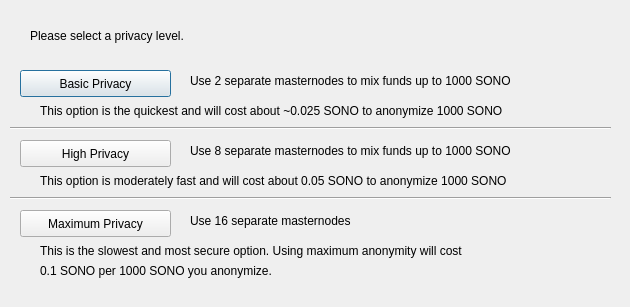
<?xml version="1.0" encoding="UTF-8"?>
<ui version="4.0">
 <class>luxsendConfig</class>
 <widget class="QDialog" name="luxsendConfig">
  <property name="geometry">
   <rect>
    <x>0</x>
    <y>0</y>
    <width>630</width>
    <height>307</height>
   </rect>
  </property>
  <property name="windowTitle">
   <string>Configure luxsend</string>
  </property>
  <widget class="QPushButton" name="buttonBasic">
   <property name="geometry">
    <rect>
     <x>20</x>
     <y>70</y>
     <width>151</width>
     <height>27</height>
    </rect>
   </property>
   <property name="text">
    <string>Basic Privacy</string>
   </property>
  </widget>
  <widget class="QPushButton" name="buttonHigh">
   <property name="geometry">
    <rect>
     <x>20</x>
     <y>140</y>
     <width>151</width>
     <height>27</height>
    </rect>
   </property>
   <property name="text">
    <string>High Privacy</string>
   </property>
  </widget>
  <widget class="QPushButton" name="buttonMax">
   <property name="geometry">
    <rect>
     <x>20</x>
     <y>210</y>
     <width>151</width>
     <height>27</height>
    </rect>
   </property>
   <property name="text">
    <string>Maximum Privacy</string>
   </property>
  </widget>
  <widget class="QLabel" name="label">
   <property name="geometry">
    <rect>
     <x>30</x>
     <y>20</y>
     <width>571</width>
     <height>31</height>
    </rect>
   </property>
   <property name="text">
    <string>Please select a privacy level.</string>
   </property>
  </widget>
  <widget class="QLabel" name="label_2">
   <property name="geometry">
    <rect>
     <x>190</x>
     <y>70</y>
     <width>421</width>
     <height>21</height>
    </rect>
   </property>
   <property name="text">
    <string>Use 2 separate masternodes to mix funds up to 1000 SONO</string>
   </property>
  </widget>
  <widget class="QLabel" name="label_3">
   <property name="geometry">
    <rect>
     <x>190</x>
     <y>140</y>
     <width>411</width>
     <height>21</height>
    </rect>
   </property>
   <property name="text">
    <string>Use 8 separate masternodes to mix funds up to 1000 SONO</string>
   </property>
  </widget>
  <widget class="QLabel" name="label_4">
   <property name="geometry">
    <rect>
     <x>190</x>
     <y>210</y>
     <width>421</width>
     <height>21</height>
    </rect>
   </property>
   <property name="text">
    <string>Use 16 separate masternodes</string>
   </property>
  </widget>
  <widget class="QLabel" name="label_6">
   <property name="geometry">
    <rect>
     <x>40</x>
     <y>100</y>
     <width>561</width>
     <height>21</height>
    </rect>
   </property>
   <property name="text">
    <string>This option is the quickest and will cost about ~0.025 SONO to anonymize 1000 SONO</string>
   </property>
  </widget>
  <widget class="QLabel" name="label_7">
   <property name="geometry">
    <rect>
     <x>40</x>
     <y>170</y>
     <width>561</width>
     <height>21</height>
    </rect>
   </property>
   <property name="text">
    <string>This option is moderately fast and will cost about 0.05 SONO to anonymize 1000 SONO</string>
   </property>
  </widget>
  <widget class="QLabel" name="label_8">
   <property name="geometry">
    <rect>
     <x>40</x>
     <y>240</y>
     <width>561</width>
     <height>21</height>
    </rect>
   </property>
   <property name="text">
    <string>This is the slowest and most secure option. Using maximum anonymity will cost</string>
   </property>
  </widget>
  <widget class="QLabel" name="label_9">
   <property name="geometry">
    <rect>
     <x>40</x>
     <y>260</y>
     <width>561</width>
     <height>21</height>
    </rect>
   </property>
   <property name="text">
    <string>0.1 SONO per 1000 SONO you anonymize.</string>
   </property>
  </widget>
  <widget class="Line" name="line">
   <property name="geometry">
    <rect>
     <x>10</x>
     <y>120</y>
     <width>601</width>
     <height>16</height>
    </rect>
   </property>
   <property name="orientation">
    <enum>Qt::Horizontal</enum>
   </property>
  </widget>
  <widget class="Line" name="line_2">
   <property name="geometry">
    <rect>
     <x>10</x>
     <y>190</y>
     <width>601</width>
     <height>16</height>
    </rect>
   </property>
   <property name="orientation">
    <enum>Qt::Horizontal</enum>
   </property>
  </widget>
 </widget>
 <resources/>
 <connections/>
</ui>
